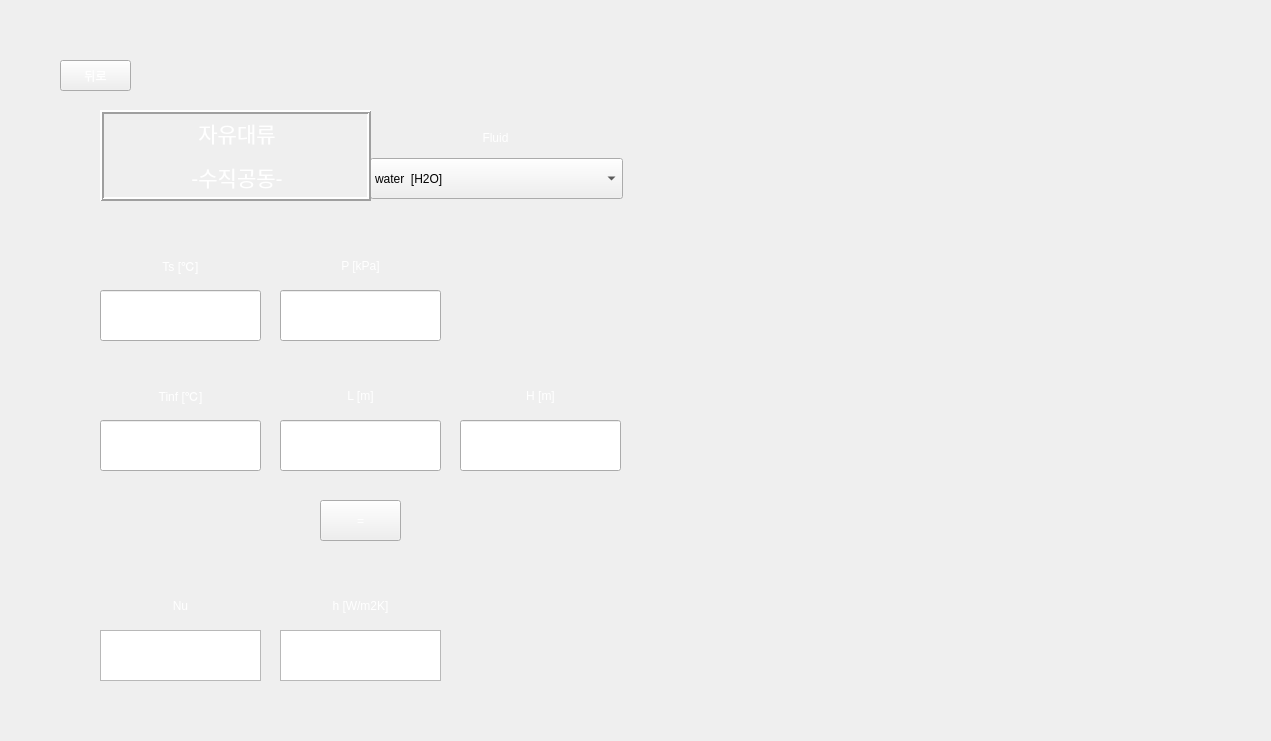
<?xml version="1.0" encoding="UTF-8"?>
<ui version="4.0">
 <class>Form</class>
 <widget class="QWidget" name="Form">
  <property name="geometry">
   <rect>
    <x>0</x>
    <y>0</y>
    <width>1271</width>
    <height>741</height>
   </rect>
  </property>
  <property name="minimumSize">
   <size>
    <width>996</width>
    <height>580</height>
   </size>
  </property>
  <property name="maximumSize">
   <size>
    <width>1271</width>
    <height>741</height>
   </size>
  </property>
  <property name="windowTitle">
   <string>Free Convection - Vertical Cavity</string>
  </property>
  <property name="styleSheet">
   <string notr="true">background-image: url(:/background/하얀거.png);</string>
  </property>
  <widget class="QLabel" name="label_5">
   <property name="geometry">
    <rect>
     <x>280</x>
     <y>370</y>
     <width>161</width>
     <height>51</height>
    </rect>
   </property>
   <property name="styleSheet">
    <string notr="true">color: qlineargradient(spread:pad, x1:0, y1:1, x2:1, y2:0, stop:0 rgba(255, 255, 255, 255), stop:1 rgba(255, 255, 255, 255));
background-image: url(:/background/버튼2.png);
font: 20pt &quot;맑은 고딕&quot;;</string>
   </property>
   <property name="text">
    <string>L [m]</string>
   </property>
   <property name="alignment">
    <set>Qt::AlignCenter</set>
   </property>
  </widget>
  <widget class="QLineEdit" name="P">
   <property name="geometry">
    <rect>
     <x>280</x>
     <y>290</y>
     <width>161</width>
     <height>51</height>
    </rect>
   </property>
   <property name="styleSheet">
    <string notr="true">font: 14pt &quot;맑은 고딕&quot;;
background-image: url(:/background/하얀거.png);</string>
   </property>
  </widget>
  <widget class="QLabel" name="label_2">
   <property name="geometry">
    <rect>
     <x>280</x>
     <y>240</y>
     <width>161</width>
     <height>51</height>
    </rect>
   </property>
   <property name="styleSheet">
    <string notr="true">color: qlineargradient(spread:pad, x1:0, y1:1, x2:1, y2:0, stop:0 rgba(255, 255, 255, 255), stop:1 rgba(255, 255, 255, 255));
background-image: url(:/background/버튼2.png);
font: 20pt &quot;맑은 고딕&quot;;</string>
   </property>
   <property name="text">
    <string>P [kPa]</string>
   </property>
   <property name="alignment">
    <set>Qt::AlignCenter</set>
   </property>
  </widget>
  <widget class="QLineEdit" name="T1">
   <property name="geometry">
    <rect>
     <x>100</x>
     <y>290</y>
     <width>161</width>
     <height>51</height>
    </rect>
   </property>
   <property name="styleSheet">
    <string notr="true">font: 14pt &quot;맑은 고딕&quot;;
background-image: url(:/background/하얀거.png);</string>
   </property>
  </widget>
  <widget class="QLineEdit" name="T2">
   <property name="geometry">
    <rect>
     <x>100</x>
     <y>420</y>
     <width>161</width>
     <height>51</height>
    </rect>
   </property>
   <property name="styleSheet">
    <string notr="true">font: 14pt &quot;맑은 고딕&quot;;
background-image: url(:/background/하얀거.png);</string>
   </property>
  </widget>
  <widget class="QLineEdit" name="L">
   <property name="geometry">
    <rect>
     <x>280</x>
     <y>420</y>
     <width>161</width>
     <height>51</height>
    </rect>
   </property>
   <property name="styleSheet">
    <string notr="true">font: 14pt &quot;맑은 고딕&quot;;
background-image: url(:/background/하얀거.png);</string>
   </property>
  </widget>
  <widget class="QPushButton" name="check">
   <property name="geometry">
    <rect>
     <x>320</x>
     <y>500</y>
     <width>81</width>
     <height>41</height>
    </rect>
   </property>
   <property name="styleSheet">
    <string notr="true">QPushButton {
color: qlineargradient(spread:pad, x1:0, y1:1, x2:1, y2:0, stop:0 rgba(255, 255, 255, 255), stop:1 rgba(255, 255, 255, 255));
background-image: url(:/background/버튼2.png);
font: 20pt &quot;맑은 고딕&quot;;
}
QPushButton:hover{
border-image: url(:/background/버튼클릭2.png);
}</string>
   </property>
   <property name="text">
    <string>=</string>
   </property>
  </widget>
  <widget class="QLabel" name="label_3">
   <property name="geometry">
    <rect>
     <x>100</x>
     <y>240</y>
     <width>161</width>
     <height>51</height>
    </rect>
   </property>
   <property name="styleSheet">
    <string notr="true">color: qlineargradient(spread:pad, x1:0, y1:1, x2:1, y2:0, stop:0 rgba(255, 255, 255, 255), stop:1 rgba(255, 255, 255, 255));
background-image: url(:/background/버튼2.png);
font: 20pt &quot;맑은 고딕&quot;;</string>
   </property>
   <property name="text">
    <string>Ts [℃]</string>
   </property>
   <property name="alignment">
    <set>Qt::AlignCenter</set>
   </property>
  </widget>
  <widget class="QLabel" name="label_4">
   <property name="geometry">
    <rect>
     <x>100</x>
     <y>370</y>
     <width>161</width>
     <height>51</height>
    </rect>
   </property>
   <property name="styleSheet">
    <string notr="true">color: qlineargradient(spread:pad, x1:0, y1:1, x2:1, y2:0, stop:0 rgba(255, 255, 255, 255), stop:1 rgba(255, 255, 255, 255));
background-image: url(:/background/버튼2.png);
font: 20pt &quot;맑은 고딕&quot;;</string>
   </property>
   <property name="text">
    <string>Tinf [℃]</string>
   </property>
   <property name="alignment">
    <set>Qt::AlignCenter</set>
   </property>
  </widget>
  <widget class="QLabel" name="label_9">
   <property name="geometry">
    <rect>
     <x>460</x>
     <y>370</y>
     <width>161</width>
     <height>51</height>
    </rect>
   </property>
   <property name="styleSheet">
    <string notr="true">color: qlineargradient(spread:pad, x1:0, y1:1, x2:1, y2:0, stop:0 rgba(255, 255, 255, 255), stop:1 rgba(255, 255, 255, 255));
background-image: url(:/background/버튼2.png);
font: 20pt &quot;맑은 고딕&quot;;</string>
   </property>
   <property name="text">
    <string>H [m]</string>
   </property>
   <property name="alignment">
    <set>Qt::AlignCenter</set>
   </property>
  </widget>
  <widget class="QLineEdit" name="H">
   <property name="geometry">
    <rect>
     <x>460</x>
     <y>420</y>
     <width>161</width>
     <height>51</height>
    </rect>
   </property>
   <property name="styleSheet">
    <string notr="true">font: 14pt &quot;맑은 고딕&quot;;
background-image: url(:/background/하얀거.png);</string>
   </property>
  </widget>
  <widget class="QPushButton" name="pushButton">
   <property name="geometry">
    <rect>
     <x>60</x>
     <y>60</y>
     <width>71</width>
     <height>31</height>
    </rect>
   </property>
   <property name="styleSheet">
    <string notr="true">QPushButton {
color: qlineargradient(spread:pad, x1:0, y1:1, x2:1, y2:0, stop:0 rgba(255, 255, 255, 255), stop:1 rgba(255, 255, 255, 255));
background-image: url(:/background/버튼2.png);
font: 14pt &quot;맑은 고딕&quot;;
}
QPushButton:hover{
border-image: url(:/background/버튼클릭2.png);
}</string>
   </property>
   <property name="text">
    <string>뒤로</string>
   </property>
  </widget>
  <widget class="QLabel" name="label_8">
   <property name="geometry">
    <rect>
     <x>280</x>
     <y>580</y>
     <width>161</width>
     <height>51</height>
    </rect>
   </property>
   <property name="styleSheet">
    <string notr="true">color: qlineargradient(spread:pad, x1:0, y1:1, x2:1, y2:0, stop:0 rgba(255, 255, 255, 255), stop:1 rgba(255, 255, 255, 255));
background-image: url(:/background/버튼2.png);
font: 18pt &quot;맑은 고딕&quot;;</string>
   </property>
   <property name="text">
    <string>h [W/m2K]</string>
   </property>
   <property name="alignment">
    <set>Qt::AlignCenter</set>
   </property>
  </widget>
  <widget class="QTextBrowser" name="textBrowser_2">
   <property name="geometry">
    <rect>
     <x>280</x>
     <y>630</y>
     <width>161</width>
     <height>51</height>
    </rect>
   </property>
   <property name="styleSheet">
    <string notr="true">font: 14pt &quot;맑은 고딕&quot;;
background-image: url(:/background/하얀거.png);</string>
   </property>
  </widget>
  <widget class="QLabel" name="label_6">
   <property name="geometry">
    <rect>
     <x>100</x>
     <y>580</y>
     <width>161</width>
     <height>51</height>
    </rect>
   </property>
   <property name="styleSheet">
    <string notr="true">color: qlineargradient(spread:pad, x1:0, y1:1, x2:1, y2:0, stop:0 rgba(255, 255, 255, 255), stop:1 rgba(255, 255, 255, 255));
background-image: url(:/background/버튼2.png);
font: 20pt &quot;맑은 고딕&quot;;</string>
   </property>
   <property name="text">
    <string>Nu</string>
   </property>
   <property name="alignment">
    <set>Qt::AlignCenter</set>
   </property>
  </widget>
  <widget class="QTextBrowser" name="textBrowser">
   <property name="geometry">
    <rect>
     <x>100</x>
     <y>630</y>
     <width>161</width>
     <height>51</height>
    </rect>
   </property>
   <property name="styleSheet">
    <string notr="true">font: 14pt &quot;맑은 고딕&quot;;
background-image: url(:/background/하얀거.png);</string>
   </property>
  </widget>
  <widget class="QLabel" name="label_7">
   <property name="geometry">
    <rect>
     <x>370</x>
     <y>112</y>
     <width>251</width>
     <height>51</height>
    </rect>
   </property>
   <property name="styleSheet">
    <string notr="true">color: qlineargradient(spread:pad, x1:0, y1:1, x2:1, y2:0, stop:0 rgba(255, 255, 255, 255), stop:1 rgba(255, 255, 255, 255));
background-image: url(:/background/버튼2.png);
font: 20pt &quot;맑은 고딕&quot;;</string>
   </property>
   <property name="text">
    <string>Fluid</string>
   </property>
   <property name="alignment">
    <set>Qt::AlignCenter</set>
   </property>
  </widget>
  <widget class="QLabel" name="label_10">
   <property name="geometry">
    <rect>
     <x>0</x>
     <y>0</y>
     <width>1271</width>
     <height>741</height>
    </rect>
   </property>
   <property name="styleSheet">
    <string notr="true">image: url(:/background/배경2.png);</string>
   </property>
   <property name="text">
    <string/>
   </property>
  </widget>
  <widget class="QLabel" name="label_11">
   <property name="geometry">
    <rect>
     <x>680</x>
     <y>50</y>
     <width>541</width>
     <height>641</height>
    </rect>
   </property>
   <property name="styleSheet">
    <string notr="true">image: url(:/background/Vertical cavity.PNG);</string>
   </property>
   <property name="text">
    <string/>
   </property>
  </widget>
  <widget class="QLabel" name="label_12">
   <property name="geometry">
    <rect>
     <x>690</x>
     <y>350</y>
     <width>281</width>
     <height>171</height>
    </rect>
   </property>
   <property name="styleSheet">
    <string notr="true">image: url(:/background/Vertical cavity-2.PNG);</string>
   </property>
   <property name="text">
    <string/>
   </property>
  </widget>
  <widget class="QLabel" name="label_13">
   <property name="geometry">
    <rect>
     <x>970</x>
     <y>360</y>
     <width>231</width>
     <height>151</height>
    </rect>
   </property>
   <property name="styleSheet">
    <string notr="true">image: url(:/background/Vertical cavity-3.PNG);</string>
   </property>
   <property name="text">
    <string/>
   </property>
  </widget>
  <widget class="QLabel" name="label_14">
   <property name="geometry">
    <rect>
     <x>690</x>
     <y>510</y>
     <width>251</width>
     <height>141</height>
    </rect>
   </property>
   <property name="styleSheet">
    <string notr="true">image: url(:/background/Vertical cavity-4.PNG);</string>
   </property>
   <property name="text">
    <string/>
   </property>
  </widget>
  <widget class="QLabel" name="label_15">
   <property name="geometry">
    <rect>
     <x>930</x>
     <y>520</y>
     <width>251</width>
     <height>131</height>
    </rect>
   </property>
   <property name="styleSheet">
    <string notr="true">image: url(:/background/Vertical cavity-5.PNG);</string>
   </property>
   <property name="text">
    <string/>
   </property>
  </widget>
  <widget class="QComboBox" name="fluid_2">
   <property name="geometry">
    <rect>
     <x>370</x>
     <y>158</y>
     <width>253</width>
     <height>41</height>
    </rect>
   </property>
   <property name="styleSheet">
    <string notr="true">background-image: url(:/background/하얀거.png);
font: 11pt &quot;맑은 고딕&quot;;</string>
   </property>
   <item>
    <property name="text">
     <string>water  [H2O]</string>
    </property>
   </item>
   <item>
    <property name="text">
     <string>air</string>
    </property>
   </item>
   <item>
    <property name="text">
     <string>1-Butene  [C4H8]</string>
    </property>
   </item>
   <item>
    <property name="text">
     <string>Acetone  [C3H6O]</string>
    </property>
   </item>
   <item>
    <property name="text">
     <string>Ammonia  [NH3]</string>
    </property>
   </item>
   <item>
    <property name="text">
     <string>Argon  [Ar]</string>
    </property>
   </item>
   <item>
    <property name="text">
     <string>Benzene  [C6H6]</string>
    </property>
   </item>
   <item>
    <property name="text">
     <string>CarbonDioxide  [CO2]</string>
    </property>
   </item>
   <item>
    <property name="text">
     <string>CarbonMonoxide  [CO]</string>
    </property>
   </item>
   <item>
    <property name="text">
     <string>CarbonylSulfide  [COS]</string>
    </property>
   </item>
   <item>
    <property name="text">
     <string>CycloHexane  [C6H12]</string>
    </property>
   </item>
   <item>
    <property name="text">
     <string>CycloPropane  [C3H6]</string>
    </property>
   </item>
   <item>
    <property name="text">
     <string>Cyclopentane  [C5H10]</string>
    </property>
   </item>
   <item>
    <property name="text">
     <string>D4  [C8H24O4Si4]</string>
    </property>
   </item>
   <item>
    <property name="text">
     <string>D5  [C10H30O5Si5]</string>
    </property>
   </item>
   <item>
    <property name="text">
     <string>D6  [C12H36O6Si6]</string>
    </property>
   </item>
   <item>
    <property name="text">
     <string>Deuterium  [D2]</string>
    </property>
   </item>
   <item>
    <property name="text">
     <string>Dichloroethane  [C2Cl2H4]</string>
    </property>
   </item>
   <item>
    <property name="text">
     <string>DiethylEther  [C4H10O]</string>
    </property>
   </item>
   <item>
    <property name="text">
     <string>DimethylCarbonate  [C3H6O3]</string>
    </property>
   </item>
   <item>
    <property name="text">
     <string>DimethylEther  [C2H6O]</string>
    </property>
   </item>
   <item>
    <property name="text">
     <string>Ethane  [C2H6]</string>
    </property>
   </item>
   <item>
    <property name="text">
     <string>Ethanol  [C2H6O]</string>
    </property>
   </item>
   <item>
    <property name="text">
     <string>EthylBenzene  [C8H10]</string>
    </property>
   </item>
   <item>
    <property name="text">
     <string>Ethylene  [C2H4]</string>
    </property>
   </item>
   <item>
    <property name="text">
     <string>EthyleneOxide  [C2H4O]</string>
    </property>
   </item>
   <item>
    <property name="text">
     <string>Fluorine  [F2]</string>
    </property>
   </item>
   <item>
    <property name="text">
     <string>HFE143m  [C2F3H3O]</string>
    </property>
   </item>
   <item>
    <property name="text">
     <string>HeavyWater  [D2O]</string>
    </property>
   </item>
   <item>
    <property name="text">
     <string>Helium  [He]</string>
    </property>
   </item>
   <item>
    <property name="text">
     <string>Hydrogen  [H2]</string>
    </property>
   </item>
   <item>
    <property name="text">
     <string>HydrogenChloride  [ClH]</string>
    </property>
   </item>
   <item>
    <property name="text">
     <string>HydrogenSulfide  [H2S]</string>
    </property>
   </item>
   <item>
    <property name="text">
     <string>IsoButane  [C4H10]</string>
    </property>
   </item>
   <item>
    <property name="text">
     <string>IsoButene  [C4H8]</string>
    </property>
   </item>
   <item>
    <property name="text">
     <string>Isohexane  [C6H14]</string>
    </property>
   </item>
   <item>
    <property name="text">
     <string>Isopentane  [C5H12]</string>
    </property>
   </item>
   <item>
    <property name="text">
     <string>Krypton  [Kr]</string>
    </property>
   </item>
   <item>
    <property name="text">
     <string>MD2M  [C10H30O3Si4]</string>
    </property>
   </item>
   <item>
    <property name="text">
     <string>MD3M  [C12H36O4Si5]</string>
    </property>
   </item>
   <item>
    <property name="text">
     <string>MD4M  [C14H42O5Si6]</string>
    </property>
   </item>
   <item>
    <property name="text">
     <string>MDM  [C8H24O2Si3]</string>
    </property>
   </item>
   <item>
    <property name="text">
     <string>MM  [C6H18OSi2]</string>
    </property>
   </item>
   <item>
    <property name="text">
     <string>Methane  [CH4]</string>
    </property>
   </item>
   <item>
    <property name="text">
     <string>Methanol  [CH4O]</string>
    </property>
   </item>
   <item>
    <property name="text">
     <string>MethylLinoleate  [C19H34O2]</string>
    </property>
   </item>
   <item>
    <property name="text">
     <string>MethylLinolenate  [C19H32O2]</string>
    </property>
   </item>
   <item>
    <property name="text">
     <string>MethylOleate  [C19H36O2]</string>
    </property>
   </item>
   <item>
    <property name="text">
     <string>MethylPalmitate  [C17H34O2]</string>
    </property>
   </item>
   <item>
    <property name="text">
     <string>MethylStearate  [C19H38O2]</string>
    </property>
   </item>
   <item>
    <property name="text">
     <string>Neon  [Ne]</string>
    </property>
   </item>
   <item>
    <property name="text">
     <string>Neopentane  [C5H12]</string>
    </property>
   </item>
   <item>
    <property name="text">
     <string>Nitrogen  [N2]</string>
    </property>
   </item>
   <item>
    <property name="text">
     <string>NitrousOxide  [N2O]</string>
    </property>
   </item>
   <item>
    <property name="text">
     <string>Novec649  [C6F12O]</string>
    </property>
   </item>
   <item>
    <property name="text">
     <string>OrthoDeuterium</string>
    </property>
   </item>
   <item>
    <property name="text">
     <string>OrthoHydrogen</string>
    </property>
   </item>
   <item>
    <property name="text">
     <string>Oxygen  [O2]</string>
    </property>
   </item>
   <item>
    <property name="text">
     <string>ParaDeuterium</string>
    </property>
   </item>
   <item>
    <property name="text">
     <string>ParaHydrogen</string>
    </property>
   </item>
   <item>
    <property name="text">
     <string>Propylene  [C3H6]</string>
    </property>
   </item>
   <item>
    <property name="text">
     <string>Propyne  [C3H4]</string>
    </property>
   </item>
   <item>
    <property name="text">
     <string>R11</string>
    </property>
   </item>
   <item>
    <property name="text">
     <string>R113</string>
    </property>
   </item>
   <item>
    <property name="text">
     <string>R114</string>
    </property>
   </item>
   <item>
    <property name="text">
     <string>R115</string>
    </property>
   </item>
   <item>
    <property name="text">
     <string>R116</string>
    </property>
   </item>
   <item>
    <property name="text">
     <string>R12</string>
    </property>
   </item>
   <item>
    <property name="text">
     <string>R123</string>
    </property>
   </item>
   <item>
    <property name="text">
     <string>R1233zd(E)</string>
    </property>
   </item>
   <item>
    <property name="text">
     <string>R1234yf</string>
    </property>
   </item>
   <item>
    <property name="text">
     <string>R1234ze(E)</string>
    </property>
   </item>
   <item>
    <property name="text">
     <string>R1234ze(Z)</string>
    </property>
   </item>
   <item>
    <property name="text">
     <string>R124</string>
    </property>
   </item>
   <item>
    <property name="text">
     <string>R1243zf</string>
    </property>
   </item>
   <item>
    <property name="text">
     <string>R125</string>
    </property>
   </item>
   <item>
    <property name="text">
     <string>R13</string>
    </property>
   </item>
   <item>
    <property name="text">
     <string>R134a</string>
    </property>
   </item>
   <item>
    <property name="text">
     <string>R13l1</string>
    </property>
   </item>
   <item>
    <property name="text">
     <string>R14</string>
    </property>
   </item>
   <item>
    <property name="text">
     <string>R141b</string>
    </property>
   </item>
   <item>
    <property name="text">
     <string>R142b</string>
    </property>
   </item>
   <item>
    <property name="text">
     <string>R143a</string>
    </property>
   </item>
   <item>
    <property name="text">
     <string>R152A</string>
    </property>
   </item>
   <item>
    <property name="text">
     <string>R161</string>
    </property>
   </item>
   <item>
    <property name="text">
     <string>R21</string>
    </property>
   </item>
   <item>
    <property name="text">
     <string>R218</string>
    </property>
   </item>
   <item>
    <property name="text">
     <string>R22</string>
    </property>
   </item>
   <item>
    <property name="text">
     <string>R227EA</string>
    </property>
   </item>
   <item>
    <property name="text">
     <string>R23</string>
    </property>
   </item>
   <item>
    <property name="text">
     <string>R236EA</string>
    </property>
   </item>
   <item>
    <property name="text">
     <string>R236FA</string>
    </property>
   </item>
   <item>
    <property name="text">
     <string>R245ca</string>
    </property>
   </item>
   <item>
    <property name="text">
     <string>R245fa</string>
    </property>
   </item>
   <item>
    <property name="text">
     <string>R32</string>
    </property>
   </item>
   <item>
    <property name="text">
     <string>R365MFC</string>
    </property>
   </item>
   <item>
    <property name="text">
     <string>R40</string>
    </property>
   </item>
   <item>
    <property name="text">
     <string>R404A</string>
    </property>
   </item>
   <item>
    <property name="text">
     <string>R407C</string>
    </property>
   </item>
   <item>
    <property name="text">
     <string>R41</string>
    </property>
   </item>
   <item>
    <property name="text">
     <string>R410A</string>
    </property>
   </item>
   <item>
    <property name="text">
     <string>R507A</string>
    </property>
   </item>
   <item>
    <property name="text">
     <string>RC318</string>
    </property>
   </item>
   <item>
    <property name="text">
     <string>SES36</string>
    </property>
   </item>
   <item>
    <property name="text">
     <string>SulfurDioxide  [O2S]</string>
    </property>
   </item>
   <item>
    <property name="text">
     <string>SulfurHexafluoride  [F6S]</string>
    </property>
   </item>
   <item>
    <property name="text">
     <string>Toluene  [C7H8]</string>
    </property>
   </item>
   <item>
    <property name="text">
     <string>Xenon  [Xe]</string>
    </property>
   </item>
   <item>
    <property name="text">
     <string>cis-2-Butene  [C4H8]</string>
    </property>
   </item>
   <item>
    <property name="text">
     <string>m-Xylene  [C8H10]</string>
    </property>
   </item>
   <item>
    <property name="text">
     <string>n-Butane  [C4H10]</string>
    </property>
   </item>
   <item>
    <property name="text">
     <string>n-Decane  [C10H22]</string>
    </property>
   </item>
   <item>
    <property name="text">
     <string>n-Dodecane  [C12H26]</string>
    </property>
   </item>
   <item>
    <property name="text">
     <string>n-Heptane  [C7H16]</string>
    </property>
   </item>
   <item>
    <property name="text">
     <string>n-Hexane  [C6H14]</string>
    </property>
   </item>
   <item>
    <property name="text">
     <string>n-Nonane  [C9H20]</string>
    </property>
   </item>
   <item>
    <property name="text">
     <string>n-Octane  [C8H18]</string>
    </property>
   </item>
   <item>
    <property name="text">
     <string>n-Pentane  [C5H12]</string>
    </property>
   </item>
   <item>
    <property name="text">
     <string>n-Propane  [C3H8]</string>
    </property>
   </item>
   <item>
    <property name="text">
     <string>n-Undecane  [C11H24]</string>
    </property>
   </item>
   <item>
    <property name="text">
     <string>o-Xylene  [C8H10]</string>
    </property>
   </item>
   <item>
    <property name="text">
     <string>p-Xylene  [C8H10]</string>
    </property>
   </item>
   <item>
    <property name="text">
     <string>trans-2-Butene  [C4H8]</string>
    </property>
   </item>
  </widget>
  <widget class="QLabel" name="label_16">
   <property name="geometry">
    <rect>
     <x>100</x>
     <y>110</y>
     <width>271</width>
     <height>91</height>
    </rect>
   </property>
   <property name="styleSheet">
    <string notr="true">font: 10pt &quot;맑은 고딕&quot;;
color: rgb(255, 255, 255);
background-image: url(:/background/버튼2.png);</string>
   </property>
   <property name="frameShape">
    <enum>QFrame::Box</enum>
   </property>
   <property name="frameShadow">
    <enum>QFrame::Raised</enum>
   </property>
   <property name="lineWidth">
    <number>2</number>
   </property>
   <property name="text">
    <string>&lt;!DOCTYPE HTML PUBLIC &quot;-//W3C//DTD HTML 4.0//EN&quot; &quot;http://www.w3.org/TR/REC-html40/strict.dtd&quot;&gt;
&lt;html&gt;&lt;head&gt;&lt;meta name=&quot;qrichtext&quot; content=&quot;1&quot; /&gt;&lt;style type=&quot;text/css&quot;&gt;
p, li { white-space: pre-wrap; }
&lt;/style&gt;&lt;/head&gt;&lt;body style=&quot; font-family:'맑은 고딕'; font-size:10pt; font-weight:400; font-style:normal;&quot;&gt;
&lt;p align=&quot;center&quot; style=&quot; margin-top:12px; margin-bottom:12px; margin-left:0px; margin-right:0px; -qt-block-indent:0; text-indent:0px;&quot;&gt;&lt;span style=&quot; font-size:16pt;&quot;&gt;자유대류&lt;/span&gt;&lt;/p&gt;
&lt;p align=&quot;center&quot; style=&quot; margin-top:12px; margin-bottom:12px; margin-left:0px; margin-right:0px; -qt-block-indent:0; text-indent:0px;&quot;&gt;&lt;span style=&quot; font-size:16pt;&quot;&gt;-수직공동-&lt;/span&gt;&lt;/p&gt;&lt;/body&gt;&lt;/html&gt;</string>
   </property>
   <property name="buddy">
    <cstring>pushButton</cstring>
   </property>
  </widget>
  <zorder>label_10</zorder>
  <zorder>label_5</zorder>
  <zorder>label_2</zorder>
  <zorder>L</zorder>
  <zorder>check</zorder>
  <zorder>label_3</zorder>
  <zorder>label_4</zorder>
  <zorder>label_9</zorder>
  <zorder>H</zorder>
  <zorder>pushButton</zorder>
  <zorder>label_8</zorder>
  <zorder>textBrowser_2</zorder>
  <zorder>label_6</zorder>
  <zorder>textBrowser</zorder>
  <zorder>label_7</zorder>
  <zorder>label_11</zorder>
  <zorder>label_12</zorder>
  <zorder>label_13</zorder>
  <zorder>label_14</zorder>
  <zorder>label_15</zorder>
  <zorder>T2</zorder>
  <zorder>T1</zorder>
  <zorder>P</zorder>
  <zorder>fluid_2</zorder>
  <zorder>label_16</zorder>
 </widget>
 <resources>
  <include location="../resource/resources.qrc"/>
 </resources>
 <connections/>
</ui>
